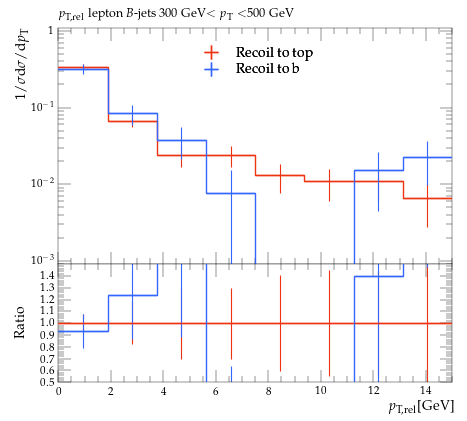

This figure's Python source:
#! /usr/bin/env python

# This Python script was auto-generated using YODA v2.0.2.
# Analysis object: /MC_HFDECAYS/avg_B_jet_l_pTrel_300_500
# Timestamp: 31-07-2026 (13:13:52)

import matplotlib as mpl
import matplotlib.pyplot as plt
mpl.use('Agg') # comment out for interactive use
import os
import numpy as np

plotDir = os.path.split(os.path.realpath(__file__))[0]
if 'YODA_USER_PLOT_PATH' in globals():
    plot_outdir = globals()['YODA_USER_PLOT_PATH']
else:
    plot_outdir = plotDir

#plot style
plt.style.use(os.path.join(plotDir, '../default.mplstyle'))
# plot metadata
figW, figH = plt.rcParams['figure.figsize']
ax_xLabel = r'$p_\mathrm{T,rel}$[GeV]'
ax_yLabel = r'$1/\sigma \mathrm{d}\sigma/\mathrm{d}p_\mathrm{T}$'
ax_title  = r'$p_\mathrm{T,rel}$ lepton $B$-jets 300 GeV$<p_\mathrm{T}<$500 GeV'
ax_xScale = 'linear'
ax_yScale = 'log'
xLims = (0.0, 15.0)
yLims = (0.0009000000000000001, 1.1)

# TeX-friendly labels for the legend
labels = {
    'legend' : ([ r"Recoil to top", r"Recoil to b" ], r""),
}

# Adjust canvas width and height
canvasW = 10.0
canvasH = 9.0
figW *= canvasW/10.
figH *= canvasH/9.

# Create figure and axis objects
fig, (ax, ratio0_ax) = plt.subplots(2, 1, sharex=True,
                  figsize=(figW,figH), gridspec_kw={'height_ratios': (6.0, 3.0)})

# Set figure margins
plt.subplots_adjust(
    left   = 1.0 * plt.rcParams['figure.subplot.left'],
    right  = 1.0 * plt.rcParams['figure.subplot.right'],
    top    = 1.0 * plt.rcParams['figure.subplot.top'],
    bottom = 1.0 * plt.rcParams['figure.subplot.bottom'])

ratio0_ax.yaxis.set_major_locator(mpl.ticker.MultipleLocator(0.1))
ratio0_ax.set_ylim(0.5, 1.4999)
ratio0_ax.set_ylabel('Ratio')

# the numerical data is stored in a separate file
dataf = dict()
prefix = os.path.split(__file__)[0]
if prefix:    prefix = prefix + '/'
exec(open(prefix+'avg_B_jet_l_pTrel_300_500__data.py').read(), dataf)


legend_handles = dict() # keep track of handles for the legend

# style options for curves
# starts at zorder>=5 to draw curve on top of legend
styles = {
  'recoil_t': {
    'color' : '#EE3311',
    'linestyle' : '-',
    'linewidth' : 1,
    'marker' : 'none',
    'markersize' : 2,
    'capsize' : 0.0,
    'zorder' : 5,
    'histstyle' : 1,
    'drawstyle' : 'steps-pre',
    'xerrorbars' : 1,
    'yerrorbars' : 1,
    'fillcolor' : None,
    'fillopacity' : 1.0,
    'ratio0_linestyle' : '-',
    'ratio0_linewidth' : 1,
    'ratio0_marker' : 'none',
    'ratio0_markersize' : 2,
    'ratio0_capsize' : 0.0,
    'ratio0_zorder' : 5,
    'ratio0_histstyle' : 1,
    'ratio0_drawstyle' : 'steps-pre',
    'ratio0_xerrorbars' : 1,
    'ratio0_yerrorbars' : 1,
  },
  'recoil_b': {
    'color' : '#3366FF',
    'linestyle' : '-',
    'linewidth' : 1,
    'marker' : 'none',
    'markersize' : 2,
    'capsize' : 0.0,
    'zorder' : 6,
    'histstyle' : 1,
    'drawstyle' : 'steps-pre',
    'xerrorbars' : 1,
    'yerrorbars' : 1,
    'fillcolor' : None,
    'fillopacity' : 1.0,
    'ratio0_linestyle' : '-',
    'ratio0_linewidth' : 1,
    'ratio0_marker' : 'none',
    'ratio0_markersize' : 2,
    'ratio0_capsize' : 0.0,
    'ratio0_zorder' : 6,
    'ratio0_histstyle' : 1,
    'ratio0_drawstyle' : 'steps-pre',
    'ratio0_xerrorbars' : 1,
    'ratio0_yerrorbars' : 1,
  },
}

# curve from input yoda files in main panel
for label, yvals in dataf['yvals'].items():
    if all(np.isnan(v) for v in dataf['yvals'][label]):
        continue
    tmp = None
    if styles[label]['histstyle']: # draw as histogram
        xpos = dataf['xedges'][label] if styles[label]['drawstyle'] else dataf['xpoints'][label]
        ypos = np.insert(yvals, 0, yvals[0]) if styles[label]['drawstyle'] else yvals
        if styles[label]['fillcolor']: # fill area below curve
            ax.fill_between(xpos, ypos, step='pre',
                            color=styles[label]['fillcolor'],
                            alpha=styles[label]['fillopacity'])
        tmp, = ax.plot(xpos, ypos,
                       color=styles[label]['color'],
                       linestyle=styles[label]['linestyle'],
                       linewidth=styles[label]['linewidth'],
                       drawstyle=styles[label]['drawstyle'], solid_joinstyle='miter',
                       zorder=styles[label]['zorder'], label=label)
    tmp = ax.errorbar(dataf['xpoints'][label], yvals,
                      xerr=np.array(dataf['xerrs'][label])*styles[label]['xerrorbars'],
                      yerr=np.array(dataf['yerrs'][label])*styles[label]['yerrorbars'],
                      fmt=styles[label]['marker'], capsize=styles[label]['capsize'],
                      markersize=styles[label]['markersize'],
                      ecolor=styles[label]['color'],
                      color=styles[label]['color'], zorder=styles[label]['zorder'])
    tmp[-1][0].set_linestyle(styles[label]['linestyle'])
    tmp[-1][0].set_linewidth(styles[label]['linewidth'])
    if label in dataf['add_legend_handle']:  legend_handles[label] = tmp
    for varLabel in dataf['variation_yvals'].keys():
        if varLabel.startswith(label):
            tmp, = ax.plot(dataf['xedges'][label], dataf['variation_yvals'][varLabel],
                           color=styles[label]['color'],
                           linestyle=styles[label]['linestyle'],
                           linewidth=styles[label]['linewidth'],
                           drawstyle='steps-pre', solid_joinstyle='miter',
                           zorder=styles[label]['zorder'], alpha=0.5)


# plots on ratio panel
# curve from input yoda files in ratio panel
for label, yvals in dataf['ratio0_yvals'].items():
    if all(np.isnan(v) for v in yvals):
        continue
    if styles[label]['ratio0_histstyle']: # plot as histogram
        xpos = dataf['xedges']['recoil_t'] if styles[label]['ratio0_drawstyle'] else dataf['xpoints']['recoil_t']
        ypos = np.insert(yvals, 0, yvals[0]) if styles[label]['ratio0_drawstyle'] else yvals
        ratio0_ax.plot(xpos, ypos,
                       color=styles[label]['color'],
                       linewidth=styles[label]['linewidth'],
                       linestyle=styles[label]['ratio0_linestyle'],
                       drawstyle=styles[label]['ratio0_drawstyle'], zorder=styles[label]['zorder'],
                       solid_joinstyle='miter')
    tmp = ratio0_ax.errorbar(dataf['xpoints']['recoil_t'], yvals,
                             xerr=np.array(dataf['ref_xerrs'])*styles[label]['ratio0_xerrorbars'],
                             yerr=np.array(dataf['ratio0_yerrs'][label])*styles[label]['ratio0_yerrorbars'],
                             fmt=styles[label]['ratio0_marker'], capsize=styles[label]['ratio0_capsize'],
                             markersize=styles[label]['ratio0_markersize'],
                             ecolor=styles[label]['color'],
                             color=styles[label]['color'])
    tmp[-1][0].set_linestyle(styles[label]['ratio0_linestyle'])
    tmp[-1][0].set_linewidth(styles[label]['ratio0_linewidth'])

    for varlabel in dataf['ratio0_variation_vals'].keys():
        if varlabel.startswith(label):
            ratio0_ax.plot(dataf['xedges']['recoil_t'],
                            dataf['ratio0_variation_vals'][varlabel],
                            color=styles[label]['color'],
                            linestyle=styles[label]['linestyle'],
                            linewidth=styles[label]['linewidth'],
                            drawstyle='steps-pre', solid_joinstyle='miter',
                            zorder=1, alpha=0.5)

legend_items = list(legend_handles.values())
ax.add_artist(ax.legend(legend_items,
                        labels['legend'][0],
                        title=labels['legend'][1],
                        alignment='left',
                        loc='upper center',
                        bbox_to_anchor=(0.5, 0.97)))

# set plot metadata as defined above
ratio0_ax.set_xlabel(ax_xLabel)
ratio0_ax.xaxis.set_label_coords(1., -0.15)
ax.set_ylabel(ax_yLabel, ha='right', va='top')
ax.yaxis.set_label_coords(-0.11, 1.0)
ax.set_title(ax_title, loc='left')
ax.set_xscale(ax_xScale)
ax.set_yscale(ax_yScale)
ax.set_xlim(xLims)
ax.set_ylim(yLims)

# tick formatting
plt.rcParams['xtick.top'] = True
plt.rcParams['ytick.right'] = True
ax.yaxis.set_major_locator(mpl.ticker.LogLocator(base=10.0, numticks=np.inf))
ax.yaxis.set_minor_locator(mpl.ticker.LogLocator(
                           base=10.0, subs=np.arange(0.1, 1, 0.1), numticks=np.inf))
fig.align_ylabels((ax, ratio0_ax))
plt.savefig(os.path.join(plot_outdir, 'avg_B_jet_l_pTrel_300_500.pdf'), format='PDF')
plt.savefig(os.path.join(plot_outdir, 'avg_B_jet_l_pTrel_300_500.png'), format='PNG')

plt.close(fig)
